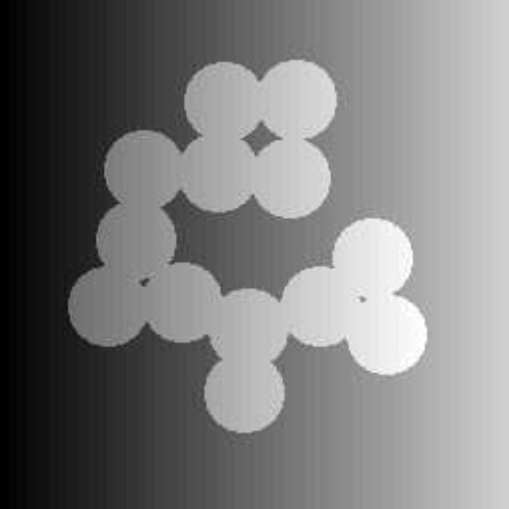
%> input picture circles.tif, 1018 x 1018 px (shown at 1/2 size)
$ octave untitled6.m   (GNU Octave 9; MATLAB toolbox functions it lacks are replaced by stand-ins)
%> lines starting %> are read from the running program, lines starting %| are printed output that depends on the picture; in (x1, y1, x2, y2) boxes, pixels count from 0 and x2, y2 are one past the last pixel; in counts of white or black regions, pixels touching at a corner belong together; the program's own positions count from 1
% using MATLAB based on “circle” image

t=imread('circles.tif');
%> t is the input picture: size 1018x1018x3 uint8; min 0, max 255, mean 122.7
c3=imresize(t,[256,256]);

figure,imshow(c3)
p1=c3(:,1:64);
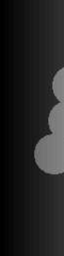
%> p1: size 256x64 uint8; min 0, max 141, mean 33.1
p2=c3(:,65:128);
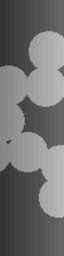
%> p2: size 256x64 uint8; min 41, max 194, mean 111.6
p3=c3(:,129:192);
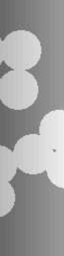
%> p3: size 256x64 uint8; min 94, max 243, mean 159
p4=c3(:,193:256);
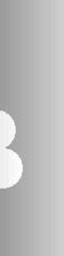
%> p4: size 256x64 uint8; min 144, max 255, mean 187.1
g1=im2bw(p1,graythresh(p1));
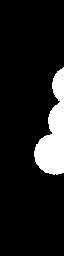
%> g1: size 256x64 logical; 10.8% white; 1 white region, box (x1, y1, x2, y2) and area: (34, 67, 64, 175) 1767
g2=im2bw(p2,graythresh(p2));
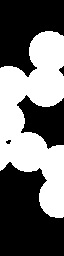
%> g2: size 256x64 logical; 43% white; 1 white region, box (x1, y1, x2, y2) and area: (0, 31, 64, 218) 7047
g3=im2bw(p3,graythresh(p3));
%> g3: size 256x64 logical; 36.5% white; 2 white regions, box (x1, y1, x2, y2) and area: (0, 109, 64, 216) 3427, (0, 30, 42, 110) 2555
g4=im2bw(p4,graythresh(p4));
%> g4: size 256x64 logical; 45.1% white; 2 white regions, box (x1, y1, x2, y2) and area: (40, 0, 64, 256) 6144, (0, 110, 23, 189) 1242
figure,imshow([g1 g2 g3 g4])
%> after `imshow([g1 g2 g3 g4])`:
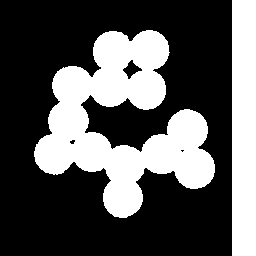
%> displayed picture: size 256x256 logical; 33.8% white; 2 white regions, box (x1, y1, x2, y2) and area: (34, 30, 215, 218) 16038, (232, 0, 256, 256) 6144
